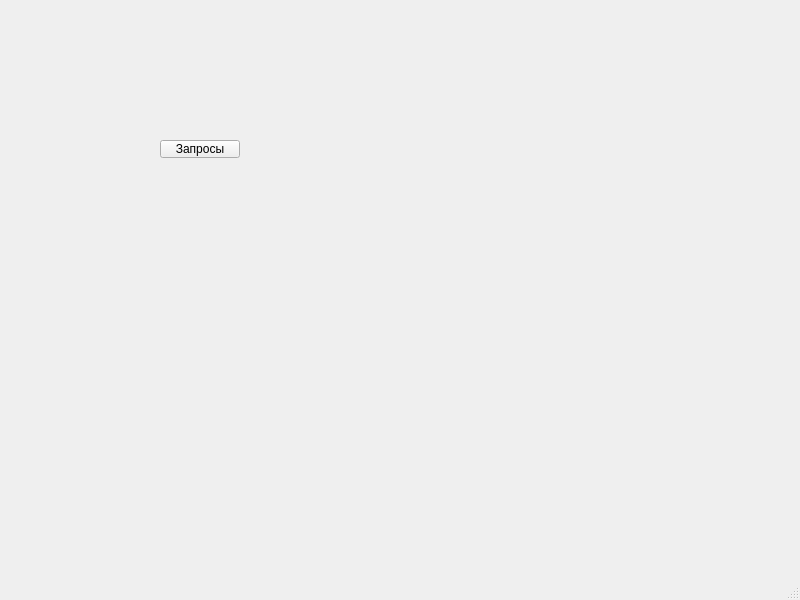
<?xml version="1.0" encoding="UTF-8"?>
<ui version="4.0">
 <class>MainWindow</class>
 <widget class="QMainWindow" name="MainWindow">
  <property name="geometry">
   <rect>
    <x>0</x>
    <y>0</y>
    <width>800</width>
    <height>600</height>
   </rect>
  </property>
  <property name="windowTitle">
   <string>MainWindow</string>
  </property>
  <widget class="QWidget" name="centralwidget">
   <widget class="QPushButton" name="pushButton">
    <property name="geometry">
     <rect>
      <x>160</x>
      <y>140</y>
      <width>80</width>
      <height>18</height>
     </rect>
    </property>
    <property name="text">
     <string>Запросы</string>
    </property>
   </widget>
  </widget>
  <widget class="QMenuBar" name="menubar">
   <property name="geometry">
    <rect>
     <x>0</x>
     <y>0</y>
     <width>800</width>
     <height>17</height>
    </rect>
   </property>
  </widget>
  <widget class="QStatusBar" name="statusbar"/>
 </widget>
 <resources/>
 <connections/>
</ui>
